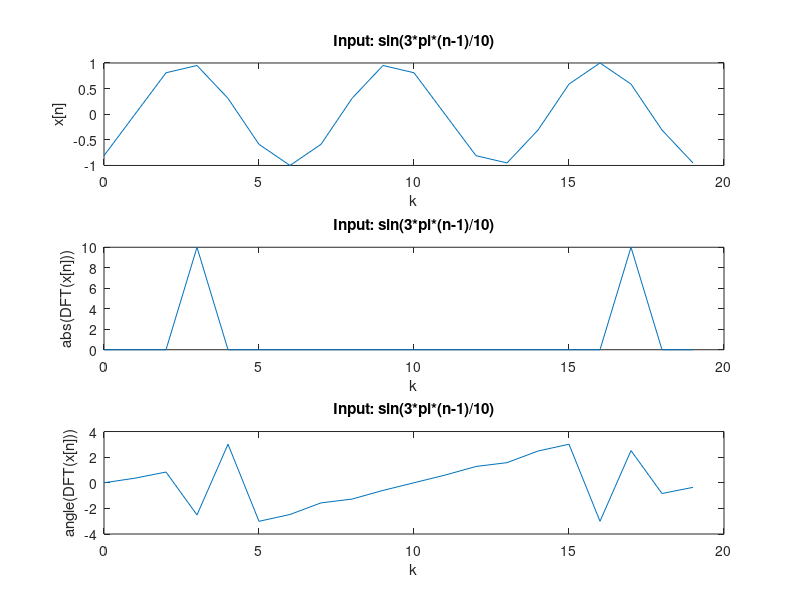

This figure's MATLAB source:
N = 20;
q  =0:19;
q = q-1;
x = sin(3*(pi/10)*q);
Y = fft(x,N);
k = 0:N-1;
subplot(3,1,1);
plot(k , x);
xlabel('k');
ylabel('x[n]');
title('Input: sin(3*pi*(n-1)/10)');
subplot(3,1,2);
t = abs(Y);
plot( k , t);
xlabel('k');
ylabel('abs(DFT(x[n]))');
title('Input: sin(3*pi*(n-1)/10)');
subplot(3,1,3);
Y = angle(Y);
plot( k , Y);
xlabel('k');
ylabel('angle(DFT(x[n]))');
title('Input: sin(3*pi*(n-1)/10)');
